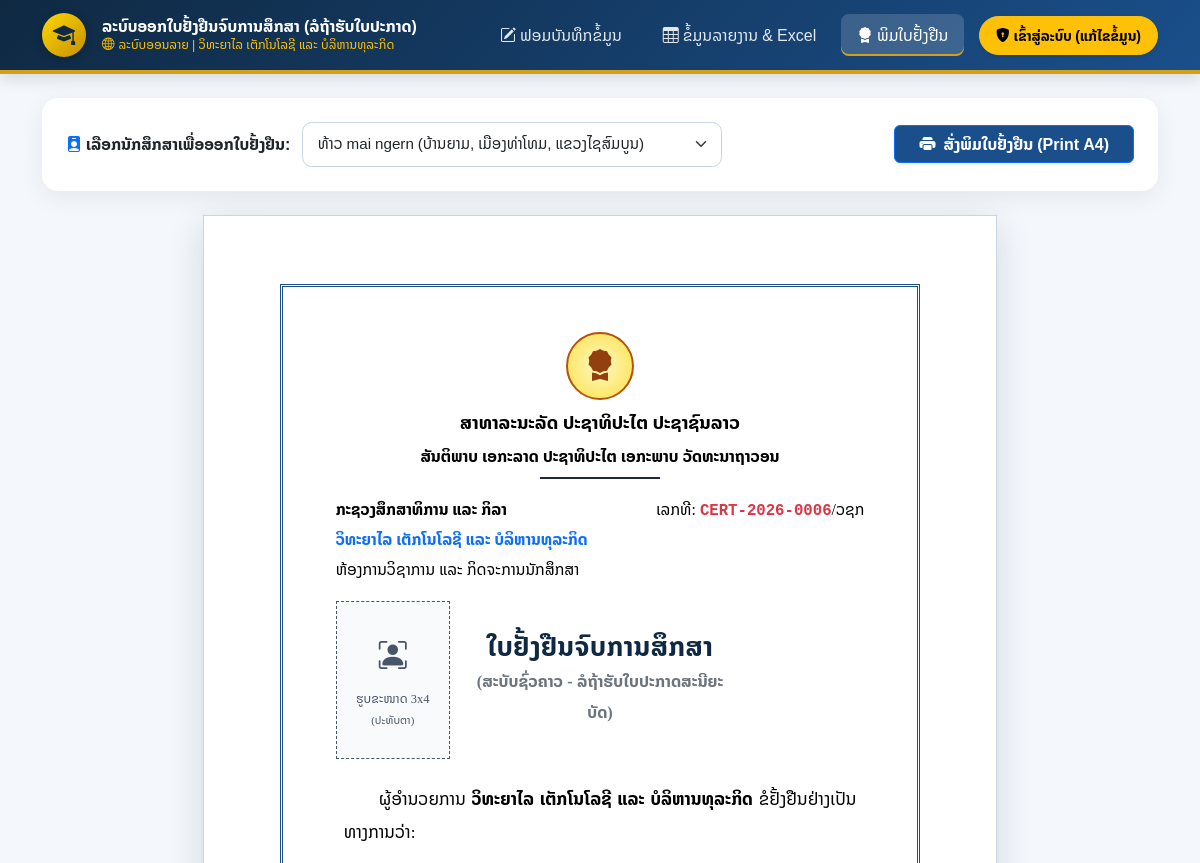
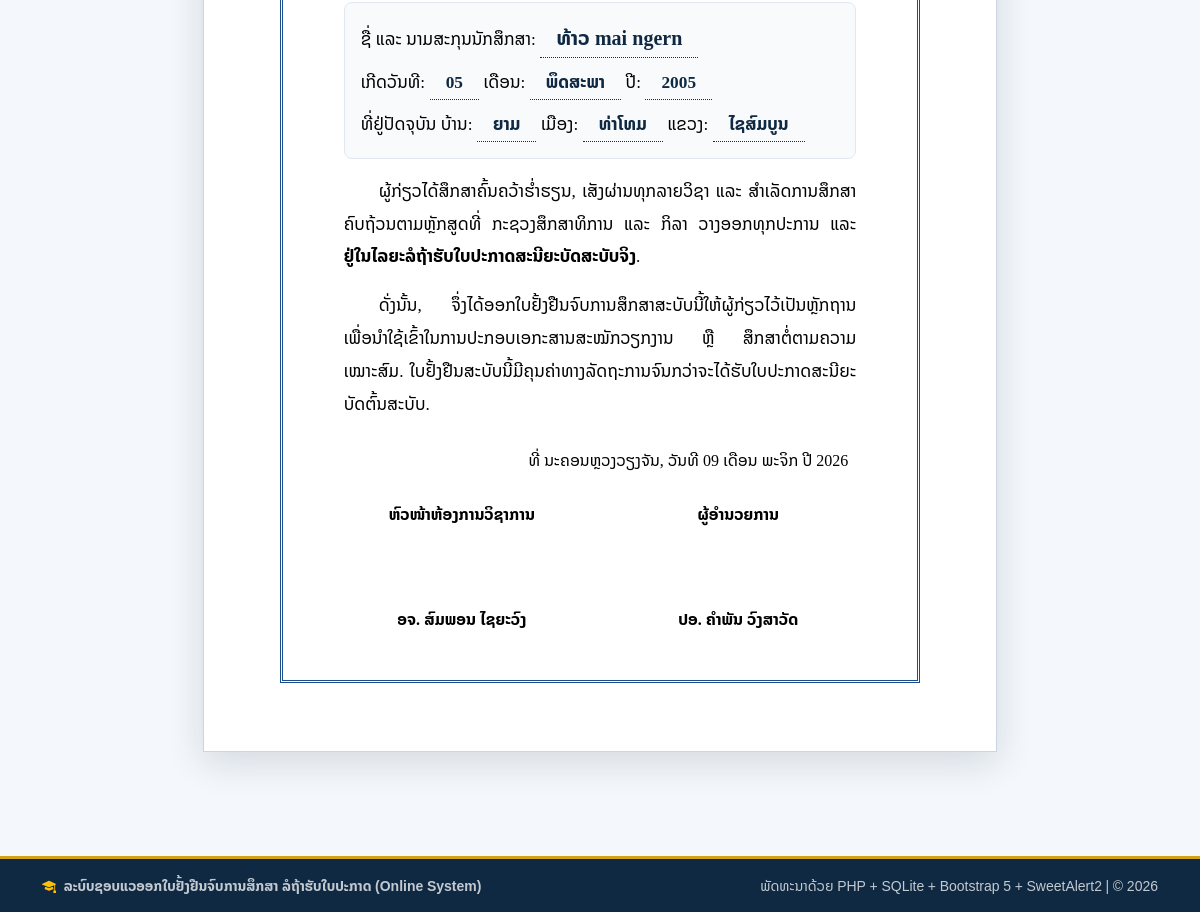
Page /certificate.php on the committed database (2 pictures, top to bottom).
### tables this page shows
CREATE TABLE students (
            id INTEGER PRIMARY KEY AUTOINCREMENT,
            cert_no TEXT NOT NULL UNIQUE,
            student_code TEXT DEFAULT '',
            prefix TEXT NOT NULL,
            first_name TEXT NOT NULL,
            last_name TEXT NOT NULL,
            dob_day TEXT NOT NULL,
            dob_month TEXT NOT NULL,
            dob_year TEXT NOT NULL,
            village TEXT NOT NULL,
            district TEXT NOT NULL,
            province TEXT NOT NULL,
            education_level TEXT NOT NULL DEFAULT 'ປະລິນຍາຕີ',
            major TEXT NOT NULL DEFAULT 'ເຕັກໂນໂລຊີຂໍ້ມູນຂ່າວສານ (IT)',
            academic_year TEXT NOT NULL DEFAULT '2025-2026',
            status TEXT NOT NULL DEFAULT 'ອະນຸມັດແລ້ວ (ລໍຖ້າຮັບໃບປະກາດ)',
            created_at TEXT NOT NULL DEFAULT (datetime('now', 'localtime')),
            updated_at TEXT NOT NULL DEFAULT (datetime('now', 'localtime'))
        );

### config/db.php (called while the page is built, shortened)
<?php
require_once __DIR__ . '/lao_data.php';
function getSystemSettings(PDO $pdo): array
{
    $rows = $pdo->query("SELECT setting_key, setting_value FROM settings")->fetchAll();
    $settings = [];
    foreach ($rows as $r) {
        $settings[$r['setting_key']] = $r['setting_value'];
    }
    return $settings;
}

### config/lao_data.php (called while the page is built, shortened)
<?php
$LAO_MONTHS = [
    'ມັງກອນ'   => 'ມັງກອນ (ເດືອນ 01)',
    'ກຸມພາ'    => 'ກຸມພາ (ເດືອນ 02)',
    'ມີນາ'     => 'ມີນາ (ເດືອນ 03)',
    'ເມສາ'     => 'ເມສາ (ເດືອນ 04)',
    'ພຶດສະພາ'  => 'ພຶດສະພາ (ເດືອນ 05)',
    'ມິຖຸນາ'   => 'ມິຖຸນາ (ເດືອນ 06)',
    'ກໍລະກົດ'  => 'ກໍລະກົດ (ເດືອນ 07)',
    'ສິງຫາ'    => 'ສິງຫາ (ເດືອນ 08)',
    'ກັນຍາ'    => 'ກັນຍາ (ເດືອນ 09)',
    'ຕຸລາ'     => 'ຕຸລາ (ເດືອນ 10)',
    'ພະຈິກ'    => 'ພະຈິກ (ເດືອນ 11)',
    'ທັນວາ'    => 'ທັນວາ (ເດືອນ 12)'
];

### certificate.php (the view, shortened to what this page needs)
<?php
require_once __DIR__ . '/includes/header.php';
$allStudents = $pdo->query("SELECT * FROM students ORDER BY id DESC")->fetchAll();
$selectedId = (int)($_GET['id'] ?? 0);
$printAll   = isset($_GET['all']) && $_GET['all'] == '1';
$certificatesToRender = [];
if ($printAll) {
    $q        = trim($_GET['q'] ?? '');
    $prefix   = trim($_GET['prefix'] ?? '');
    $month    = trim($_GET['dob_month'] ?? '');
    $province = trim($_GET['province'] ?? '');
    $district = trim($_GET['district'] ?? '');
    $whereClauses = [];
    $params = [];
    if ($q !== '') {
        $whereClauses[] = "(first_name LIKE :q OR last_name LIKE :q OR village LIKE :q)";
        $params[':q'] = '%' . $q . '%';
    }
    if ($prefix !== '') {
        $whereClauses[] = "prefix = :prefix";
        $params[':prefix'] = $prefix;
    }
    if ($month !== '') {
        $whereClauses[] = "dob_month = :dob_month";
        $params[':dob_month'] = $month;
    }
    if ($province !== '') {
        $whereClauses[] = "province = :province";
        $params[':province'] = $province;
    }
    if ($district !== '') {
        $whereClauses[] = "district = :district";
        $params[':district'] = $district;
    }
    $whereSql = !empty($whereClauses) ? ('WHERE ' . implode(' AND ', $whereClauses)) : '';
    $stmt = $pdo->prepare("SELECT * FROM students {$whereSql} ORDER BY id ASC");
    $stmt->execute($params);
    $certificatesToRender = $stmt->fetchAll();
} else {
    if ($selectedId <= 0 && !empty($allStudents)) {
        $selectedId = (int)$allStudents[0]['id'];
    }
    if ($selectedId > 0) {
        $stmt = $pdo->prepare("SELECT * FROM students WHERE id = :id");
        $stmt->execute([':id' => $selectedId]);
        $found = $stmt->fetch();
        if ($found) {
            $certificatesToRender[] = $found;
        }
    }
}
$monthNamesByIndex = array_keys($LAO_MONTHS);
$currentDayPadded = date('d');
$currentLaoMonth = $monthNamesByIndex[(int)date('n') - 1] ?? 'ມັງກອນ';
$currentYear = date('Y');
?>
<div class="container py-4">
    <div class="card card-modern mb-4 no-print">
        <div class="card-body p-3 p-md-4 d-flex flex-wrap justify-content-between align-items-center gap-3">
            <form method="GET" action="certificate.php" class="d-flex flex-wrap align-items-center gap-2 flex-grow-1">
                <label class="fw-bold text-dark me-1">
                    <i class="bi bi-person-badge-fill text-primary me-1"></i>ເລືອກນັກສຶກສາເພື່ອອອກໃບຢັ້ງຢືນ:
                </label>
                <select name="id" class="form-select" style="max-width: 420px;" onchange="this.form.submit()">
                    <?php foreach ($allStudents as $st): ?>
                        <?php
                        $label = sprintf(
                            '%s %s %s (ບ້ານ%s, ເມືອງ%s, ແຂວງ%s)',
                            $st['prefix'],
                            $st['first_name'],
                            $st['last_name'],
                            $st['village'],
                            $st['district'],
                            $st['province']
                        );
                        ?>
                        <option value="<?= (int)$st['id'] ?>" <?= (!$printAll && (int)$st['id'] === $selectedId) ? 'selected' : '' ?>>
                            <?= htmlspecialchars($label) ?>
                        </option>
                    <?php endforeach; ?>
                </select>
            </form>
            <div class="d-flex flex-wrap gap-2">
                <button type="button" onclick="window.print()" class="btn btn-primary fw-bold px-4 shadow-sm" style="background-color: var(--secondary-blue);">
                    <i class="bi bi-printer-fill me-2"></i>ສັ່ງພິມໃບຢັ້ງຢືນ (Print A4)
                </button>
            </div>
        </div>
    </div>
    <?php if (empty($certificatesToRender)): ?>
        <div class="alert alert-warning text-center p-5 rounded-4">
            <i class="bi bi-exclamation-circle fs-1 d-block mb-2"></i>
            ບໍ່ພົບຂໍ້ມູນນັກສຶກສາສຳລັບອອກໃບຢັ້ງຢືນ. <a href="index.php" class="fw-bold">ກັບໄປໜ້າບັນທຶກຂໍ້ມູນ</a>
        </div>
    <?php else: ?>
        <?php foreach ($certificatesToRender as $cert): ?>
            <?php
            $dayPadded = str_pad((string)$cert['dob_day'], 2, '0', STR_PAD_LEFT);
            ?>
            <div class="cert-page">
                <div class="cert-border-inner">
                    <div class="text-center mb-3">
                        <div class="cert-emblem">
                            <i class="bi bi-award-fill"></i>
                        </div>
                        <div class="fw-bold" style="font-size: 1.15rem;">ສາທາລະນະລັດ ປະຊາທິປະໄຕ ປະຊາຊົນລາວ</div>
                        <div class="fw-semibold" style="font-size: 1rem;">ສັນຕິພາບ ເອກະລາດ ປະຊາທິປະໄຕ ເອກະພາບ ວັດທະນາຖາວອນ</div>
                        <div style="width: 120px; height: 2px; background: #1e293b; margin: 6px auto;"></div>
                    </div>
                    <div class="d-flex justify-content-between align-items-start mb-3" style="font-size: 0.98rem;">
                        <div>
                            <div class="fw-bold"><?= htmlspecialchars($sysSettings['ministry_name'] ?? 'ກະຊວງສຶກສາທິການ ແລະ ກິລາ') ?></div>
                            <div class="fw-bold text-primary"><?= htmlspecialchars($sysSettings['institution_name'] ?? 'ວິທະຍາໄລ ເຕັກໂນໂລຊີ ແລະ ບໍລິຫານທຸລະກິດ') ?></div>
                            <div>ຫ້ອງການວິຊາການ ແລະ ກິດຈະການນັກສຶກສາ</div>
                        </div>
                        <div class="text-end">
                            <div>ເລກທີ: <span class="fw-bold text-danger font-monospace"><?= htmlspecialchars($cert['cert_no']) ?></span>/ວຊກ</div>
                        </div>
                    </div>
                    <div class="row align-items-center mb-4">
                        <div class="col-3 d-flex justify-content-start">
                            <div class="photo-box">
                                <i class="bi bi-person-bounding-box fs-3 mb-1"></i>
                                <span>ຮູບຂະໜາດ 3x4</span>
                                <span style="font-size: 0.68rem;">(ປະທັບຕາ)</span>
                            </div>
                        </div>
                        <div class="col-6 text-center">
                            <h3 class="fw-bold mb-1" style="color: #0f2942; font-size: 1.65rem; letter-spacing: 0.5px;">
                                ໃບຢັ້ງຢືນຈົບການສຶກສາ
                            </h3>
                            <div class="fw-bold text-secondary" style="font-size: 1.02rem;">
                                (ສະບັບຊົ່ວຄາວ - ລໍຖ້າຮັບໃບປະກາດສະນີຍະບັດ)
                            </div>
                        </div>
                    </div>
                    <div class="px-2" style="font-size: 1.08rem; text-align: justify;">
                        <p class="mb-3" style="text-indent: 2.2rem;">
                            <?= htmlspecialchars($sysSettings['director_title'] ?? 'ຜູ້ອຳນວຍການ') ?>
                            <strong><?= htmlspecialchars($sysSettings['institution_name'] ?? '') ?></strong>
                            ຂໍຢັ້ງຢືນຢ່າງເປັນທາງການວ່າ:
                        </p>
                        <div class="ps-3 pe-2 py-3 mb-3 rounded-3" style="background-color: #f8fafc; border: 1px solid #e2e8f0;">
                            <div class="row g-2 mb-2">
                                <div class="col-md-12">
                                    <span>ຊື່ ແລະ ນາມສະກຸນນັກສຶກສາ:</span>
                                    <span class="dotted-val fs-5 px-3">
                                        <?= htmlspecialchars($cert['prefix']) ?> <?= htmlspecialchars($cert['first_name']) ?> <?= htmlspecialchars($cert['last_name']) ?>
                                    </span>
                                </div>
                            </div>
                            <div class="row g-2 mb-2">
                                <div class="col-md-12">
                                    <span>ເກີດວັນທີ:</span>
                                    <span class="dotted-val px-3"><?= htmlspecialchars($dayPadded) ?></span>
                                    <span>ເດືອນ:</span>
                                    <span class="dotted-val px-3"><?= htmlspecialchars($cert['dob_month']) ?></span>
                                    <span>ປີ:</span>
                                    <span class="dotted-val px-3"><?= htmlspecialchars($cert['dob_year']) ?></span>
                                </div>
                            </div>
                            <div class="row g-2">
                                <div class="col-md-12">
                                    <span>ທີ່ຢູ່ປັດຈຸບັນ ບ້ານ:</span>
                                    <span class="dotted-val px-3"><?= htmlspecialchars($cert['village']) ?></span>
                                    <span>ເມືອງ:</span>
                                    <span class="dotted-val px-3"><?= htmlspecialchars($cert['district']) ?></span>
                                    <span>ແຂວງ:</span>
                                    <span class="dotted-val px-3"><?= htmlspecialchars($cert['province']) ?></span>
                                </div>
                            </div>
                        </div>
                        <p class="mb-3" style="text-indent: 2.2rem;">
                            ຜູ້ກ່ຽວໄດ້ສຶກສາຄົ້ນຄວ້າຮ່ຳຮຽນ, ເສັງຜ່ານທຸກລາຍວິຊາ ແລະ ສຳເລັດການສຶກສາຄົບຖ້ວນຕາມຫຼັກສູດທີ່
                            <?= htmlspecialchars($sysSettings['ministry_name'] ?? 'ກະຊວງສຶກສາທິການ ແລະ ກິລາ') ?> ວາງອອກທຸກປະການ ແລະ
                            <strong>ຢູ່ໃນໄລຍະລໍຖ້າຮັບໃບປະກາດສະນີຍະບັດສະບັບຈິງ</strong>.
                        </p>
                        <p class="mb-4" style="text-indent: 2.2rem;">
                            ດັ່ງນັ້ນ, ຈຶ່ງໄດ້ອອກໃບຢັ້ງຢືນຈົບການສຶກສາສະບັບນີ້ໃຫ້ຜູ້ກ່ຽວໄວ້ເປັນຫຼັກຖານ ເພື່ອນຳໃຊ້ເຂົ້າໃນການປະກອບເອກະສານສະໝັກວຽກງານ ຫຼື ສຶກສາຕໍ່ຕາມຄວາມເໝາະສົມ. ໃບຢັ້ງຢືນສະບັບນີ້ມີຄຸນຄ່າທາງລັດຖະການຈົນກວ່າຈະໄດ້ຮັບໃບປະກາດສະນີຍະບັດຕົ້ນສະບັບ.
                        </p>
                    </div>
                    <div class="text-end pe-3 mb-2" style="font-size: 1rem;">
                        ທີ່ <?= htmlspecialchars($sysSettings['issue_place'] ?? 'ນະຄອນຫຼວງວຽງຈັນ') ?>,
                        ວັນທີ <?= htmlspecialchars($currentDayPadded) ?>
                        ເດືອນ <?= htmlspecialchars($currentLaoMonth) ?>
                        ປີ <?= htmlspecialchars($currentYear) ?>
                    </div>
                    <div class="row text-center mt-4" style="font-size: 1rem;">
                        <div class="col-6">
                            <div class="fw-bold">ຫົວໜ້າຫ້ອງການວິຊາການ</div>
                            <div style="height: 75px;"></div>
                            <div class="fw-bold"><?= htmlspecialchars($sysSettings['registrar_name'] ?? 'ອຈ. ສົມພອນ ໄຊຍະວົງ') ?></div>
                        </div>
                        <div class="col-6">
                            <div class="fw-bold"><?= htmlspecialchars($sysSettings['director_title'] ?? 'ຜູ້ອຳນວຍການ') ?></div>
                            <div style="height: 75px;"></div>
                            <div class="fw-bold"><?= htmlspecialchars($sysSettings['director_name'] ?? 'ປອ. ຄຳພັນ ວົງສາວັດ') ?></div>
                        </div>
                    </div>
                </div>
            </div>
        <?php endforeach; ?>
    <?php endif; ?>
</div>
<?php require_once __DIR__ . '/includes/footer.php'; ?>

### includes/header.php (style rules this page uses)
:root { --primary-navy: #0f2942; --secondary-blue: #1a4f8b; --accent-gold: #d4a017; --accent-gold-light: #fef9e7; --bg-soft: #f4f7fb; }
body { font-family: 'Noto Sans Lao', 'Phetsarath OT', 'Saysettha OT', sans-serif; background-color: var(--bg-soft); color: #1e293b; min-height: 100vh; display: flex; flex-direction: column; }
.card-modern { border: none; border-radius: 1rem; box-shadow: 0 6px 24px rgba(15, 41, 66, 0.07); background: #ffffff; }
.form-control, .form-select { border-radius: 0.6rem; padding: 0.62rem 0.9rem; border-color: #cbd5e1; font-size: 0.95rem; }

### certificate.php (style rules this page uses)
.cert-page { width: 210mm; min-height: 285mm; margin: 0 auto 2rem auto; background: #ffffff; padding: 18mm 20mm; box-shadow: 0 10px 35px rgba(15, 41, 66, 0.14); border: 1px solid #cbd5e1; position: relative; color: #000; font-family: 'Phetsarath OT', 'Noto Sans Lao', serif; line-height: 1.9; }
.cert-border-inner { border: 3px double #1a4f8b; padding: 12mm 14mm; min-height: 250mm; position: relative; }
.cert-emblem { width: 68px; height: 68px; margin: 0 auto 6px auto; border-radius: 50%; border: 2px solid #b45309; background: radial-gradient(circle, #fef9c3 0%, #fde047 100%); display: flex; align-items: center; justify-content: center; color: #92400e; font-size: 2rem; }
.photo-box { width: 32mm; height: 42mm; border: 1.5px dashed #475569; display: flex; flex-direction: column; align-items: center; justify-content: center; font-size: 0.78rem; color: #475569; background-color: #f8fafc; }
.dotted-val { border-bottom: 1px dotted #1e293b; padding: 0 10px; font-weight: 700; color: #0f2942; display: inline-block; }

### rows in the picture
students: cert_no "CERT-2026-0006", prefix "ທ້າວ", first_name "mai", last_name "ngern", dob_day "05", dob_month "ພຶດສະພາ", dob_year "2005", village "ຍາມ", district "ທ່າໂທມ", province "ໄຊສົມບູນ"

### other values in the picture
$sysSettings['institution_name'] "ວິທະຍາໄລ ເຕັກໂນໂລຊີ ແລະ ບໍລິຫານທຸລະກິດ"
form field id "ທ້າວ mai ngern (ບ້ານຍາມ, ເມືອງທ່າໂທມ, ແຂວງໄຊສົມບູນ)"
